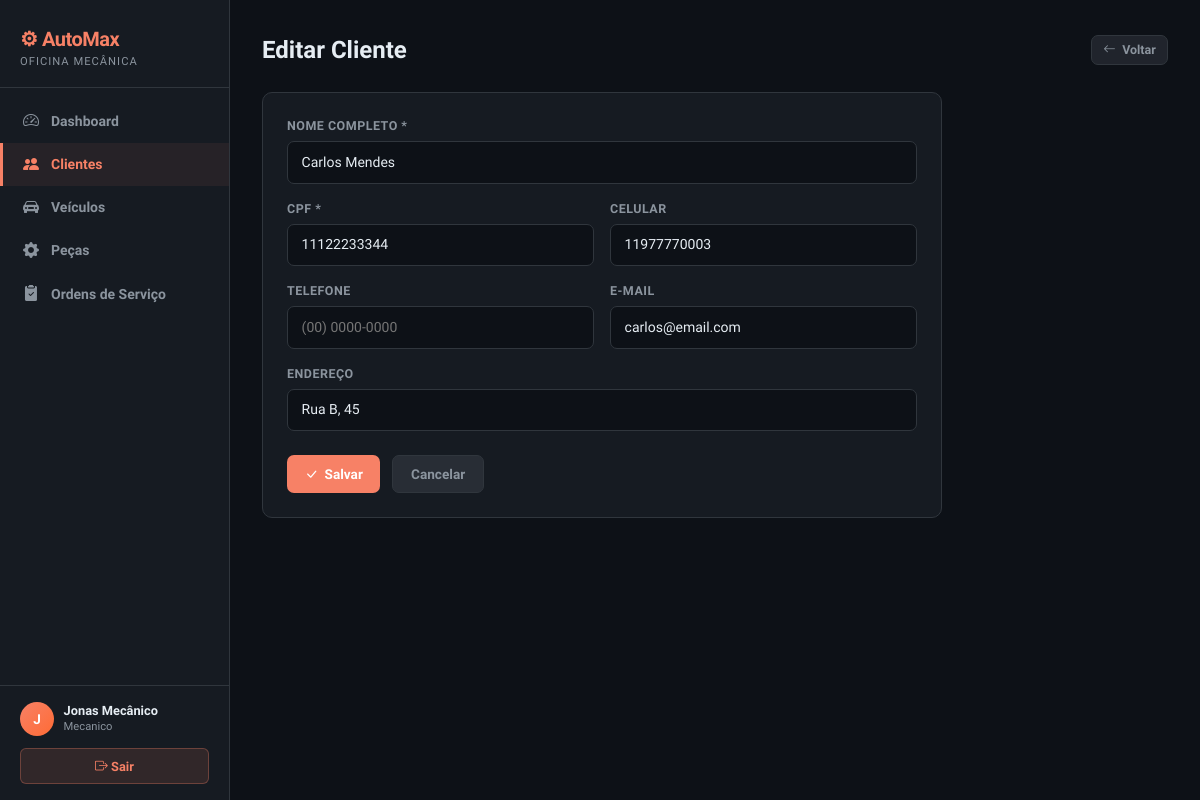
The page /automax2/public/clientes.php?modo=editar&id=3 (signed in) on the database its author committed.
### tables this page shows
CREATE TABLE CLIENTE (
    id_cliente    INT UNSIGNED NOT NULL AUTO_INCREMENT,
    nome          VARCHAR(100) NOT NULL,
    cpf           CHAR(11)     NOT NULL,
    telefone      VARCHAR(20),
    celular       VARCHAR(20),
    email         VARCHAR(150),
    endereco      VARCHAR(255),
    data_cadastro DATE NOT NULL DEFAULT (CURRENT_DATE),
    ativo         TINYINT(1) NOT NULL DEFAULT 1,
    PRIMARY KEY (id_cliente),
    UNIQUE KEY UQ_CLIENTE_CPF (cpf),
    CONSTRAINT CHK_CLIENTE_CPF CHECK (cpf REGEXP '^[0-9]{11}$')
);

### automax2.0/app/controllers/ClienteController.php (called while the page is built, shortened)
<?php
class ClienteController
{
    private Cliente $model;
    public function __construct(PDO $pdo)
    {
        $this->model = new Cliente($pdo);
    }
    public function handle(): void
    {
        $modo = $_GET['modo'] ?? 'lista';
        $id   = (int)($_GET['id'] ?? 0);
        match ($modo) {
            'excluir' => $this->excluir($id),
            'novo',
            'editar',
            'salvar'  => $this->formulario($modo, $id),
            default   => $this->lista(),
        };
    }
    private function formulario(string $modo, int $id): void
    {
        $cliente = null;
        if (in_array($modo, ['editar', 'salvar']) && $id) {
            $cliente = $this->model->buscarPorId($id);
        }
        require ROOT_DIR . '/app/views/clientes/form.php';
    }
}

### automax2/public/clientes.php (called while the page is built, shortened)
<?php
require_once __DIR__ . '/../app/config/Layout.php';
$ctrl = new ClienteController(db());
$ctrl->handle();

### automax2.0/app/models/Cliente.php (called while the page is built, shortened)
<?php
class Cliente
{
    private PDO $pdo;
    public function __construct(PDO $pdo)
    {
        $this->pdo = $pdo;
    }
    public function buscarPorId(int $id): array|false
    {
        $st = $this->pdo->prepare("SELECT * FROM CLIENTE WHERE id_cliente=?");
        $st->execute([$id]);
        return $st->fetch();
    }
}

### automax2/app/views/clientes/form.php (the view, shortened to what this page needs)
<div class="page-title">
  <?= $cliente && ($cliente['id_cliente'] ?? 0) ? 'Editar Cliente' : 'Novo Cliente' ?>
  <a href="<?= BASE_URL ?>clientes.php" class="am-btn am-btn-muted am-btn-sm"><i class="bi bi-arrow-left"></i> Voltar</a>
</div>
<div class="am-card" style="max-width:680px">
  <form method="POST">
    <div style="display:grid;grid-template-columns:1fr 1fr;gap:1rem">
      <div style="grid-column:1/-1">
        <label class="am-label">Nome Completo *</label>
        <input class="am-input" name="nome" required value="<?= htmlspecialchars($cliente['nome'] ?? '') ?>">
      </div>
      <div>
        <label class="am-label">CPF *</label>
        <input class="am-input" id="cpf" name="cpf" maxlength="14" required placeholder="000.000.000-00"
               value="<?= htmlspecialchars($cliente['cpf'] ?? '') ?>">
      </div>
      <div>
        <label class="am-label">Celular</label>
        <input class="am-input" id="celular" name="celular" maxlength="15" placeholder="(00) 00000-0000"
               value="<?= htmlspecialchars($cliente['celular'] ?? '') ?>">
      </div>
      <div>
        <label class="am-label">Telefone</label>
        <input class="am-input" id="telefone" name="telefone" maxlength="14" placeholder="(00) 0000-0000"
               value="<?= htmlspecialchars($cliente['telefone'] ?? '') ?>">
      </div>
      <div>
        <label class="am-label">E-mail</label>
        <input class="am-input" type="email" name="email" value="<?= htmlspecialchars($cliente['email'] ?? '') ?>">
      </div>
      <div style="grid-column:1/-1">
        <label class="am-label">Endereço</label>
        <input class="am-input" name="endereco" value="<?= htmlspecialchars($cliente['endereco'] ?? '') ?>">
      </div>
    </div>
    <div style="margin-top:1.5rem;display:flex;gap:.75rem">
      <button class="am-btn am-btn-primary" type="submit"><i class="bi bi-check-lg"></i> Salvar</button>
      <a href="<?= BASE_URL ?>clientes.php" class="am-btn am-btn-muted">Cancelar</a>
    </div>
  </form>
</div>

### automax2/public/css/estilo.css (style rules this page uses)
:root { --am-dark: #0d1117; --am-card: #161b22; --am-border: #30363d; --am-accent: #f78166; --am-blue: #58a6ff; --am-green: #3fb950; --am-yellow: #d29922; --am-muted: #8b949e; --am-text: #e6edf3; }
*, *::before, *::after { box-sizing: border-box; margin: 0; padding: 0; }
body { font-family: 'Sora', sans-serif; background: var(--am-dark); color: var(--am-text); min-height: 100vh; }
.am-card { background: var(--am-card); border: 1px solid var(--am-border); border-radius: 10px; padding: 1.5rem; margin-bottom: 1.5rem; }
.am-label { display: block; font-size: .78rem; font-weight: 600; color: var(--am-muted); text-transform: uppercase; letter-spacing: .5px; margin-bottom: .35rem; }
.am-input, .am-select, .am-textarea { width: 100%; padding: .6rem .85rem; background: var(--am-dark); color: var(--am-text); border: 1px solid var(--am-border); border-radius: 7px; font-size: .875rem; font-family: inherit; transition: border-color .15s; }
.am-btn { display: inline-flex; align-items: center; gap: .4rem; padding: .5rem 1.1rem; border-radius: 7px; font-size: .85rem; font-weight: 600; font-family: inherit; border: none; cursor: pointer; text-decoration: none; transition: opacity .15s, transform .1s; }
.am-btn-primary { background: var(--am-accent); color: #fff; }
.am-btn-muted { background: rgba(139,148,158,.15); color: var(--am-muted); border: 1px solid var(--am-border); }
.am-btn-sm { padding: .3rem .7rem; font-size: .78rem; }
.page-title { font-size: 1.5rem; font-weight: 700; color: var(--am-text); margin-bottom: 1.5rem; display: flex; justify-content: space-between; align-items: center; }

### rows shown on the page
cliente: nome "Carlos Mendes", cpf "11122233344", celular "11977770003", email "carlos@email.com", endereco "Rua B, 45"

### other values the page prints
$item['label'] "Dashboard"
$item['label'] "Clientes"
$item['label'] "Veículos"
$item['label'] "Peças"
$item['label'] "Ordens de Serviço"
$inicial "J"
$nome "Jonas Mecânico"
$perf "Mecanico"
